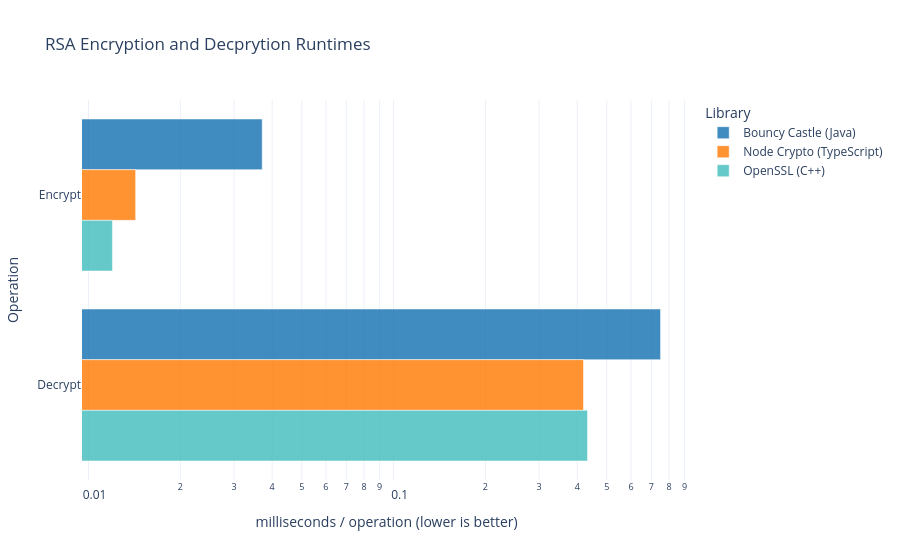

Notebook code cell kept with this figure:
### Markdown cell above
# RSA

RSA is an asymmetric cryptographic algorithm that relies on the mathematical difficulty of factoring large prime numbers to provide secure data encryption.

Parameters:

- Data size: 32 bytes
- Key size: 2048 bits

### Code cell
#| echo: false

import json
import plotly.graph_objects as go
import plotly.io as pio

pio.renderers.default = "plotly_mimetype+notebook_connected"

def load_json(path):
    with open(path, 'r') as f: return json.load(f)

java_results = load_json('./bouncycastle-benchmark/results.json')
node_rsa_results = load_json('./node-benchmarks/results/rsa-benchmark-results.json')
cpp_results = load_json('./openssl-cpp-benchmark/results.json')

java_enc = [e['primaryMetric']['score'] / 1e6 for e in java_results if 'rsa' in e['benchmark'].lower() and 'encrypt' in e['benchmark'].lower()][0]
java_dec = [e['primaryMetric']['score'] / 1e6 for e in java_results if 'rsa' in e['benchmark'].lower() and 'decrypt' in e['benchmark'].lower()][0]

node_enc = node_rsa_results['tasks'][0]['latency']['mean']
node_dec = node_rsa_results['tasks'][1]['latency']['mean']

cpp_enc = [b['real_time'] / 1e6 for b in cpp_results['benchmarks'] 
           if b.get('run_type') == 'aggregate' and b.get('aggregate_name') == 'mean' 
           and 'rsa' in b['name'].lower() and 'encrypt' in b['name'].lower()][0]
cpp_dec = [b['real_time'] / 1e6 for b in cpp_results['benchmarks'] 
           if b.get('run_type') == 'aggregate' and b.get('aggregate_name') == 'mean' 
           and 'rsa' in b['name'].lower() and 'decrypt' in b['name'].lower()][0]

operations = ['Encrypt', 'Decrypt']
colors = {
    'java': 'rgba(31, 119, 180, 0.85)',
    'node': 'rgba(255, 127, 14, 0.85)',
    'cpp': 'rgba(75, 192, 192, 0.85)'
}

fig = go.Figure()

fig.add_trace(go.Bar(
    y=operations,
    x=[java_enc, java_dec],
    name='Bouncy Castle (Java)',
    orientation='h',
    marker_color=colors['java'],
    hovertemplate='<b>Bouncy Castle (Java)</b><br>%{y}: %{x:.4f} ms<extra></extra>'
))

fig.add_trace(go.Bar(
    y=operations,
    x=[node_enc, node_dec],
    name='Node Crypto (TypeScript)',
    orientation='h',
    marker_color=colors['node'],
    hovertemplate='<b>Node Crypto (TypeScript)</b><br>%{y}: %{x:.4f} ms<extra></extra>'
))

fig.add_trace(go.Bar(
    y=operations,
    x=[cpp_enc, cpp_dec],
    name='OpenSSL (C++)',
    orientation='h',
    marker_color=colors['cpp'],
    hovertemplate='<b>OpenSSL (C++)</b><br>%{y}: %{x:.4f} ms<extra></extra>'
))

fig.update_layout(
    title='RSA Encryption and Decprytion Runtimes',
    xaxis_title='milliseconds / operation (lower is better)',
    xaxis_type="log",
    yaxis_title="Operation",
    barmode='group',
    template='plotly_white',
    legend_title="Library",
    autosize=True,
    yaxis=dict(autorange="reversed")
)

fig.show()

### Figure 1 — Plotly figure (JSON) as saved in the notebook; plotly's stock layout.template omitted (floating-point values rounded to 4 significant figures)
{"data": [{"hovertemplate": "<b>Bouncy Castle (Java)</b><br>%{y}: %{x:.4f} ms<extra></extra>", "marker": {"color": "rgba(31, 119, 180, 0.85)"}, "name": "Bouncy Castle (Java)", "orientation": "h", "type": "bar", "x": [0.03709, 0.7502], "y": ["Encrypt", "Decrypt"]}, {"hovertemplate": "<b>Node Crypto (TypeScript)</b><br>%{y}: %{x:.4f} ms<extra></extra>", "marker": {"color": "rgba(255, 127, 14, 0.85)"}, "name": "Node Crypto (TypeScript)", "orientation": "h", "type": "bar", "x": [0.01427, 0.4192], "y": ["Encrypt", "Decrypt"]}, {"hovertemplate": "<b>OpenSSL (C++)</b><br>%{y}: %{x:.4f} ms<extra></extra>", "marker": {"color": "rgba(75, 192, 192, 0.85)"}, "name": "OpenSSL (C++)", "orientation": "h", "type": "bar", "x": [0.01198, 0.4322], "y": ["Encrypt", "Decrypt"]}], "layout": {"autosize": true, "barmode": "group", "legend": {"title": {"text": "Library"}}, "title": {"text": "RSA Encryption and Decprytion Runtimes"}, "xaxis": {"title": {"text": "milliseconds / operation (lower is better)"}, "type": "log"}, "yaxis": {"autorange": "reversed", "title": {"text": "Operation"}}}}
